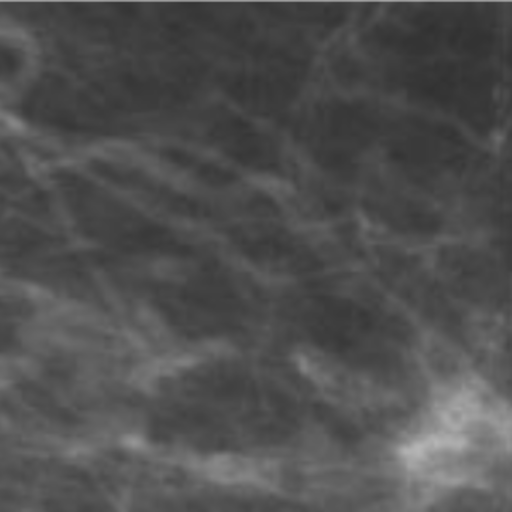
#> input picture run/img_papier.png, 512 x 512 px
$ python fractal_modeling_enhancement.py
#> lines starting #> are read from the running program, lines starting #| are printed output that depends on the picture
# import
from threading import Thread
import multiprocessing
import time
import numpy as np
import matplotlib.pyplot as plt
from PIL import Image
from scipy import ndimage
from multiprocessing import Process
import os
import warnings
warnings.filterwarnings("ignore")

# ===== Region =====
class list_region:
    '''Lists where regions are stored'''
    def __init__(self, img, size_square_R):
        self.img = img
        self.size_square_R = size_square_R
        self.R = list()
        self.indices = list()
        self.i_j = list()
        self.dico_index_size = dict()

    def create_regions(self):
        k=0
        for i in range(0,self.img.shape[0],self.size_square_R):
            for j in range(0,self.img.shape[1],self.size_square_R):
                self.R.append(self.img[i:i+self.size_square_R,j:j+self.size_square_R])
                self.indices.append(k)
                self.i_j.append([i,j])
                self.dico_index_size[tuple([i,j])] = self.size_square_R
                k+=1
        self.R = np.array(self.R)

# ===== Region =====
class list_domain():
    '''Lists where domains are stored'''
    def __init__(self, img, size_square_R):
        self.img = img
        self.size_square_R = size_square_R
        self.D = list()
        self.indices = list()
        self.i_j = list()

    def create_domains(self):
        k=0
        N = self.img.shape[1]
        for i in range(0,self.img.shape[0],(2*self.size_square_R)):
            for j in range(0,self.img.shape[1],(2*self.size_square_R)):
                self.i_j.append([i,j])
                self.D.append(self.img[i:i+2*self.size_square_R,j:j+2*self.size_square_R])
                self.indices.append([k,k+1,k+N,k+1+N])
                k+=1
        self.D = np.array(self.D)

    # [13 lines left out: function create_domains_complete, not called in this run]

# ===== Enhance methods =====
class enhance_img:
    def __init__(self, img, size_square_R=32, tol=6, size=512):
        self.size = size
        self.img = img
        self.img = self.get_greyscale_image()
        self.img = self.img[:self.size,:self.size]

        self.size_square_R = size_square_R
        self.tol = tol

        self.R_ = list_region(self.img,size_square_R)
        self.R_.create_regions()
        self.D_ = list_domain(self.img,size_square_R)
        self.D_.create_domains()
        #print(len(self.D_.D))
        #self.D_.create_domains_complete()
        #print(len(self.D_.D))

        self.dico_D = dict()
        self.dico_D[size_square_R] = self.D_

        self.g = None
        self.f1 = None
        self.f2 = None
        self.f3 = None

    # [137 lines left out: functions split, trait_reg_thread, not called in this run]

    def get_greyscale_image(self):
        '''Greyscale function'''
        return np.mean(self.img[:,:,:2], 2)

    def collection_subsquares(self):
        '''
        Main function, initiate thread and get back results
        '''
        #initialisation
        manager = multiprocessing.Manager()
        return_dict = manager.dict()
        R = self.R_.R
        D = self.D_.D
        #nb_cpu = multiprocessing.cpu_count()
        nb_cpu = 6
        nb_reg_per_thread = (len(R)//nb_cpu)
        Di_for_Ri= list()
        directs = list()
        angs = list()
        s = list()
        o = list()
        threads = []
        k=0

        # manages if number of task % numbers of thread != 0
        if len(R) % nb_cpu != 0:
            mod = len(R) % nb_cpu
            #create threads
            for i in range(0,len(R),nb_reg_per_thread):
                t = Process(target=self.trait_reg_thread, args=(i,i+nb_reg_per_thread, Di_for_Ri, s, o, angs, directs, k, return_dict))
                threads.append(t)
                k+=1
            nb = len(R) // nb_reg_per_thread
            t = Process(target=self.trait_reg_thread, args=(nb,nb+mod, Di_for_Ri, s, o, angs, directs, k, return_dict))
            threads.append(t)
            k+=1
        else :
            #create threads
            for i in range(0,len(R),nb_reg_per_thread):
                t = Process(target=self.trait_reg_thread, args=(i,i+nb_reg_per_thread, Di_for_Ri, s, o, angs, directs, k, return_dict))
                threads.append(t)
                k+=1

        #start threads
        for t in threads:
            t.start()

       # join threads and assemble computed values
        k1=0
        self.R_.i_j = []
        self.R_.dico_index_size = dict()
        self.R_.R = list()
        for t in threads:
            t.join()
            # append all results in lists
            Di_for_Ri.append(return_dict[k1][0])
            s.append(return_dict[k1][1])
            o.append(return_dict[k1][2])
            angs.append(return_dict[k1][3])
            directs.append(return_dict[k1][4])
            i_j = return_dict[k1][5]
            dico_index_size = return_dict[k1][6]
            self.R_.R.append(return_dict[k1][7])
            self.R_.i_j.append(i_j)
            for key,val in dico_index_size.items():
                if key not in list(self.R_.dico_index_size.keys()):
                    self.R_.dico_index_size[key] = val
            k1+=1

        # assemble results
        tmp = Di_for_Ri
        Di_for_Ri = [item for sublist in tmp for item in sublist]
        tmp = s
        s = [item for sublist in tmp for item in sublist]
        tmp = o
        o = [item for sublist in tmp for item in sublist]
        tmp = angs
        angs = [item for sublist in tmp for item in sublist]
        tmp = directs
        directs = [item for sublist in tmp for item in sublist]
        tmp = self.R_.i_j
        self.R_.i_j = [item for sublist in tmp for item in sublist]
        tmp = self.R_.R
        self.R_.R = [item for sublist in tmp for item in sublist]

        return Di_for_Ri, o, s, angs, directs

    # [5 lines left out: function enhance_image, not called in this run]

    def enhance(self):
        '''
        Main function :
           collection_subsquares = compute best parameters
           modeled_image = modeled the image
           And enhance_image = enhance image
        '''
        print(self.img.shape)

        # original image
        fig = plt.figure()
        plt.imshow(self.img,cmap='gray')
        #plt.show() # decomment for notebook
        fig.savefig("results/image_original.jpg", bbox_inches='tight', pad_inches=0)

        # parameters
        print("Compress")
        Di_for_Ri, o, s, angles, directs = self.collection_subsquares()

        # modeled image
        print("Modeled")
        self.g=self.modeled_image(Di_for_Ri,o,s, angles, directs)
        fig = plt.figure()
        plt.imshow(self.g,cmap='gray')
        #plt.show() # decomment for notebook
        fig.savefig("results/image_modeled.jpg", bbox_inches='tight', pad_inches=0)

        # enhance image
        print("Enhance")
        self.enhance_image()
        fig = plt.figure()
        plt.imshow(self.f3,cmap='gray')
        #plt.show() # decomment for notebook
        fig.savefig("results/image_enhance.jpg", bbox_inches='tight', pad_inches=0)

        return self.f3

    # [157 lines left out: functions ti, modeled_image, find_thresh, rotate, flip, apply_transformation and 3 more, not called in this run]

t = time.time()

if not os.path.isdir(("{}/results".format(os.getcwd()))):
    os.mkdir("{}/results".format(os.getcwd()))
#img = np.array(Image.open('run/img_test.png'))
#img = np.array(Image.open('run/img_archive.png'))
img = np.array(Image.open('run/img_papier.png'))
#> img is the input picture: shape (512, 512, 4); mean R, G, B, A 80.1, 80.1, 80.1, 255

# [10 lines of commented-out code are left out]
enhance_im_ = enhance_img(img,size_square_R=8, tol=6, size=32)
#> in __init__, `self.img = self.img[:self.size,:self.size]`:
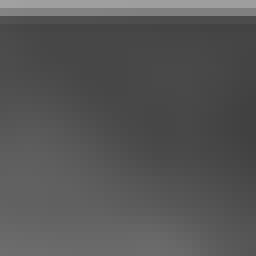
#> self.img: shape (32, 32) float64 (shown 8 times larger); min 65, max 161, mean 85.4
#> after the loop in create_regions, `for i in range(0,self.img.shape[0],self.size_square_R):`: k = 16; self.R = 16 items; self.i_j = [[0, 0], [0, 8], [0, 16], [0, 24], [8, 0], [8, 8], [8, 16], [8, 24], [16, 0], [16, 8], [16, 16], [16, 24], [24, 0], [24, 8], [24, 16], [24, 24]]; self.indices = [0, 1, 2, 3, 4, 5, 6, 7, 8, 9, 10, 11, 12, 13, 14, 15]
#> after the loop in create_domains, `for i in range(0,self.img.shape[0],(2*self.size_square_R)):`: k = 4; self.D = 4 items; self.i_j = [[0, 0], [0, 16], [16, 0], [16, 16]]; self.indices = [[0, 1, 32, 33], [1, 2, 33, 34], [2, 3, 34, 35], [3, 4, 35, 36]]
enhance_im = enhance_im_.enhance()
#| (32, 32)
#> (the program exits here)
